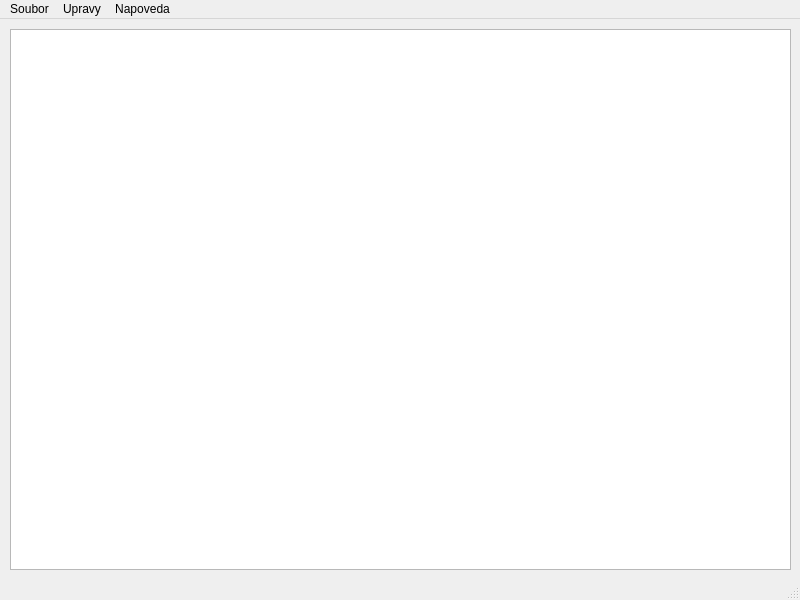
<?xml version="1.0" encoding="UTF-8"?>
<ui version="4.0">
 <class>MainWindow</class>
 <widget class="QMainWindow" name="MainWindow">
  <property name="geometry">
   <rect>
    <x>0</x>
    <y>0</y>
    <width>800</width>
    <height>600</height>
   </rect>
  </property>
  <property name="windowTitle">
   <string>MainWindow</string>
  </property>
  <widget class="QWidget" name="centralwidget">
   <widget class="QTextEdit" name="textEdit">
    <property name="geometry">
     <rect>
      <x>10</x>
      <y>10</y>
      <width>781</width>
      <height>541</height>
     </rect>
    </property>
   </widget>
  </widget>
  <widget class="QMenuBar" name="menubar">
   <property name="geometry">
    <rect>
     <x>0</x>
     <y>0</y>
     <width>800</width>
     <height>22</height>
    </rect>
   </property>
   <widget class="QMenu" name="menuSoubor">
    <property name="title">
     <string>Soubor</string>
    </property>
    <addaction name="actionNovy"/>
    <addaction name="actionOtevrit"/>
    <addaction name="actionUlozit_jako"/>
    <addaction name="actionKonec"/>
   </widget>
   <widget class="QMenu" name="menuUpravy">
    <property name="title">
     <string>Upravy</string>
    </property>
    <addaction name="actionVyjmout"/>
    <addaction name="actionKopirovat"/>
    <addaction name="actionVlozit"/>
   </widget>
   <widget class="QMenu" name="menuNapoveda">
    <property name="title">
     <string>Napoveda</string>
    </property>
    <addaction name="actionO_programu"/>
   </widget>
   <addaction name="menuSoubor"/>
   <addaction name="menuUpravy"/>
   <addaction name="menuNapoveda"/>
  </widget>
  <widget class="QStatusBar" name="statusbar"/>
  <action name="actionNovy">
   <property name="text">
    <string>Novy</string>
   </property>
   <property name="shortcut">
    <string>Ctrl+N</string>
   </property>
  </action>
  <action name="actionOtevrit">
   <property name="text">
    <string>Otevrit...</string>
   </property>
   <property name="shortcut">
    <string>Ctrl+O</string>
   </property>
  </action>
  <action name="actionUlozit_jako">
   <property name="text">
    <string>Ulozit jako...</string>
   </property>
  </action>
  <action name="actionKonec">
   <property name="text">
    <string>Konec</string>
   </property>
  </action>
  <action name="actionVyjmout">
   <property name="text">
    <string>Vyjmout</string>
   </property>
   <property name="shortcut">
    <string>Ctrl+X</string>
   </property>
  </action>
  <action name="actionKopirovat">
   <property name="text">
    <string>Kopirovat</string>
   </property>
   <property name="shortcut">
    <string>Ctrl+C</string>
   </property>
  </action>
  <action name="actionVlozit">
   <property name="text">
    <string>Vlozit</string>
   </property>
   <property name="shortcut">
    <string>Ctrl+V</string>
   </property>
  </action>
  <action name="actionO_programu">
   <property name="text">
    <string>O programu</string>
   </property>
   <property name="shortcut">
    <string>F</string>
   </property>
  </action>
 </widget>
 <resources/>
 <connections/>
</ui>
